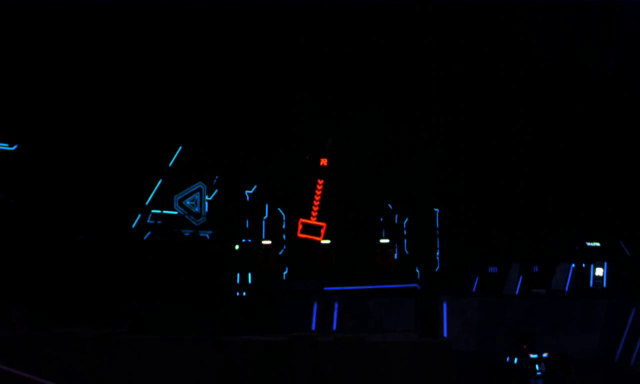
//> input picture frame 28 of hw1_2&3/video.mp4, 1280 x 768 px (shown at 1/2 size)
$ ./main   (built with g++ and OpenCV 4)
//> lines starting //> are read from the running program, lines starting //| are printed output that depends on the picture; after the words box and inside, x2 and y2 are one past the last pixel; in counts of white or black regions, pixels touching at a corner belong together
#include <opencv2/highgui.hpp>
#include <opencv2/core/core.hpp>
#include <opencv2/imgproc.hpp>
#include <iostream>

using namespace cv;
using namespace std;

const Scalar BLUE(255, 0, 0);
const Scalar PURPLE(255, 0, 255);
const Scalar YELLOW(0 , 255, 255);
const Scalar COLOR[3] = {{255, 0, 0}, {0, 255, 0}, {0, 255, 255}};

int sigmax = 0;
Mat imgDraw;
vector<vector<Point>> contours;
vector<Vec4i> hierarchy;

// [8 lines of commented-out code are left out]

void drawCont(int index, int depth) {

//    cout << contourArea(contours[index]) << endl;

    vector<Point> contourHull;
    convexHull(contours[index], contourHull);
    double contArea = cv::contourArea(contours[index]);
    double hullArea = contourArea(contourHull);

//    cout << hullArea / contArea << endl;

    if (hullArea / contArea > 1.4) {
        drawContours(imgDraw, contours, index, PURPLE, 1);
        return;
    }
    drawContours(imgDraw, contours, index, COLOR[depth % 3], 1);
    for (int i = hierarchy[index][2]; i + 1; i = hierarchy[i][0]) {
        drawCont(i, depth + 1);
    }
}

void drawRect(int index) {
    vector<Point> contourHull;
    convexHull(contours[index], contourHull);
    double contArea = cv::contourArea(contours[index]);
    double hullArea = contourArea(contourHull);
    Scalar color;
    if (hullArea / contArea > 1.4) {
        color = YELLOW;
    } else {
        color = PURPLE;
    }
    RotatedRect rect =  minAreaRect(contours[index]);
    Point2f points[4];
    rect.points(points);
    for (int i = 0; i < 4; i++) {
        line(imgDraw, points[i], points[(i + 1) % 4], color, 2);
    }
}

int main() {
    VideoCapture cap("/home/snorlax/CLionProjects/HW_RM/hw1_2&3/video.mp4");
    Mat img;
    if (!cap.isOpened()) {
        cout << "Video not open!" << endl;
        exit(0);
    }

    Mat element = getStructuringElement(MORPH_RECT, Size(3, 3));
    Mat channels[3];
    Mat red_sub_blue, imgThre;

    while (cap.read(img)) {
//> img is the input picture: 768 rows x 1280 cols, CV_8UC3; mean B, G, R 3.8, 1.7, 1.3
//        worse than put the blur below
//        GaussianBlur(img, img, Size(15, 15), 0., 0.);
        imgDraw = img.clone();
//        imgDraw = Mat::zeros(Size(img.cols, img.rows), CV_8UC3);

        split(img, channels);
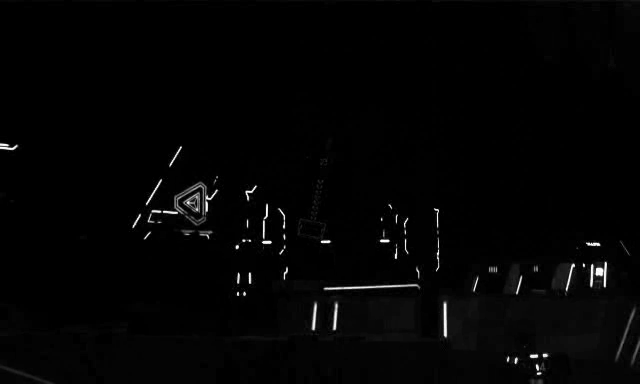
//> channels[0]: 768 rows x 1280 cols, CV_8UC1 (shown at 1/2 size); min 0, max 255, mean 3.8
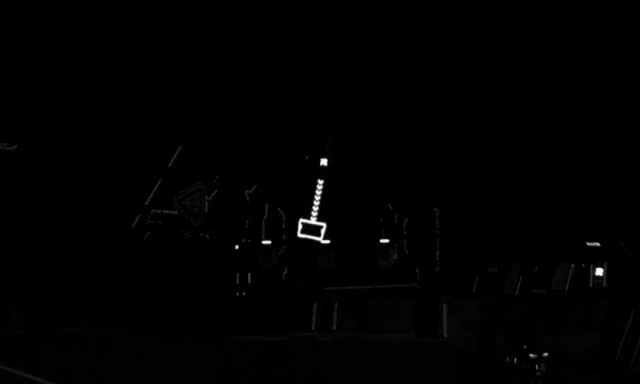
//> channels[2]: 768 rows x 1280 cols, CV_8UC1 (shown at 1/2 size); min 0, max 255, mean 1.3
        red_sub_blue = channels[2] - channels[0];
        normalize(red_sub_blue, red_sub_blue, 0., 255., NORM_MINMAX);
        GaussianBlur(red_sub_blue, red_sub_blue, Size(15, 15), 0.0, 0.0);
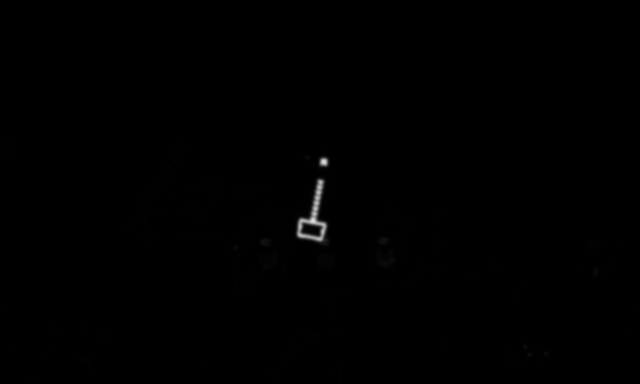
//> red_sub_blue: 768 rows x 1280 cols, CV_8UC1 (shown at 1/2 size); min 0, max 223, mean 0.5
        threshold(red_sub_blue, imgThre, 100, 255, THRESH_OTSU);
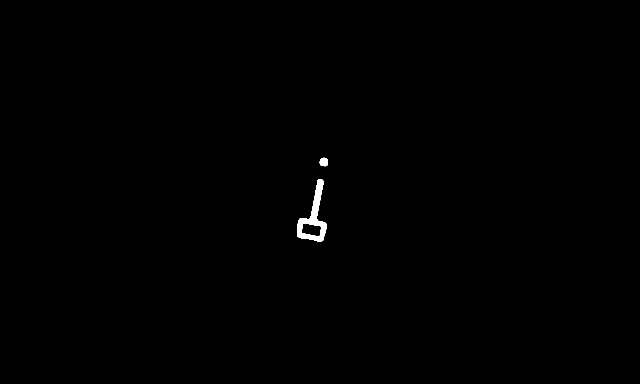
//> imgThre: 768 rows x 1280 cols, CV_8UC1 (shown at 1/2 size); 0.29% white; 2 white regions
//        morphologyEx(imgCanny, imgCanny, MORPH_DILATE, element);
//        morphologyEx(img, img, MORPH_CLOSE, element);

        findContours(imgThre, contours, hierarchy, RETR_TREE, CHAIN_APPROX_NONE);
//> contours = 3 contours; box (x1, y1, x2, y2) and area: (594, 358, 654, 484) 3151, (602, 446, 644, 473) 786, (639, 315, 656, 333) 217
//        findContours(imgThre, contours, hierarchy, RETR_TREE, CHAIN_APPROX_SIMPLE);
        for (int i = 0; i + 1; i = hierarchy[i][0]) {
            if (contourArea(contours[i]) > 1000) {
                drawCont(i, 0);
                drawRect(i);
            }
        }
//> this loop made 2 passes
//> (contArea in drawCont, hullArea in drawCont, contArea in drawRect, hullArea in drawRect, rect in drawRect) on pass 1: (3151, 4912, 3151, 4912, centre (630.1, 418.7), size (123, 58.5), angle -79.3)

//        imshow("red_sub_blue", red_sub_blue);
        imshow("img", img);
        imshow("imgDraw", imgDraw);
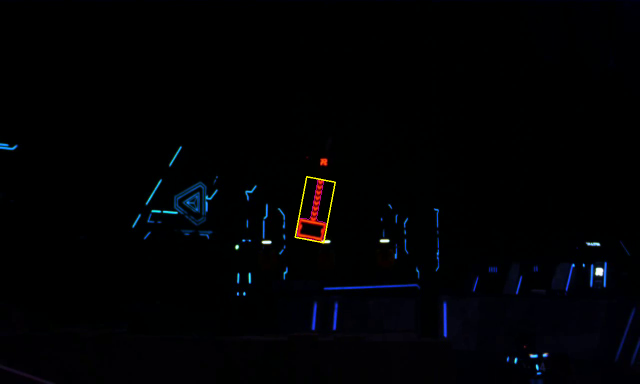
//> window 'imgDraw': 768 rows x 1280 cols, CV_8UC3 (shown at 1/2 size); mean B, G, R 3.8, 2, 1.6

        if (waitKey(40) >= 0) {
//> the Esc key is pressed
            exit(0);
//> (the program exits here)
